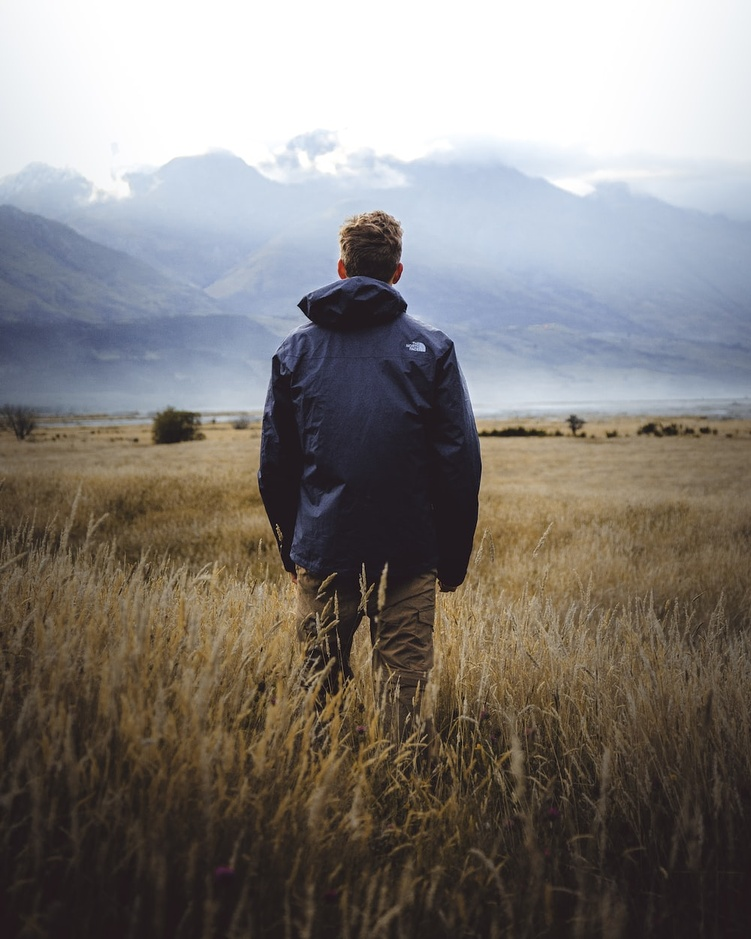
#> input picture NumPy/person.jpeg, 751 x 939 px, shrunk from 1000 x 1250 before the run
$ jupyter execute --allow-errors NumPy1.ipynb
#> lines starting #> are read from the running program, lines starting #| are printed output that depends on the picture; long printed decimals are rounded
[cell 1]
import numpy as np
a= np.zeros(3)
a
type(a[0])

[cell 2]
type(a)

[cell 3]
z = np.zeros(10)
z

[cell 4]
z.shape

[cell 5]
z.shape = (10,1)
z

[cell 6]
z= np.ones(10)
z

[cell 7]
z=np.empty(3)
z

[cell 8]
z=np.linspace(2,10,5) #range starting end and number of elements
z

[cell 9]
a_list= [1,2,3,4,5,6]
z=np.array([a_list])
z

[cell 10]
bl= [[3,5,7,8,],[1,2,4,8,7]]
#> (the rest of this cell did not finish here and is left out)

[cell 11]
z.shape

[cell 12]
np.random.seed(0)
z1= np.random.randint(10, size=6)
z1

[cell 13]
z1[0]

[cell 14]
z1[0:2]

[cell 15]
z1[-1]

[cell 16]
from skimage import io
photo= io.imread('person.jpeg')
#> photo is the input picture: shape (939, 751, 3); mean R, G, B 130.7, 126, 122.2
type(photo)

[cell 17]
photo.shape
#> Out = (939, 751, 3)

[cell 18]
import matplotlib.pyplot as plt
plt.imshow(photo)

[cell 19]
plt.imshow(photo[::-1])
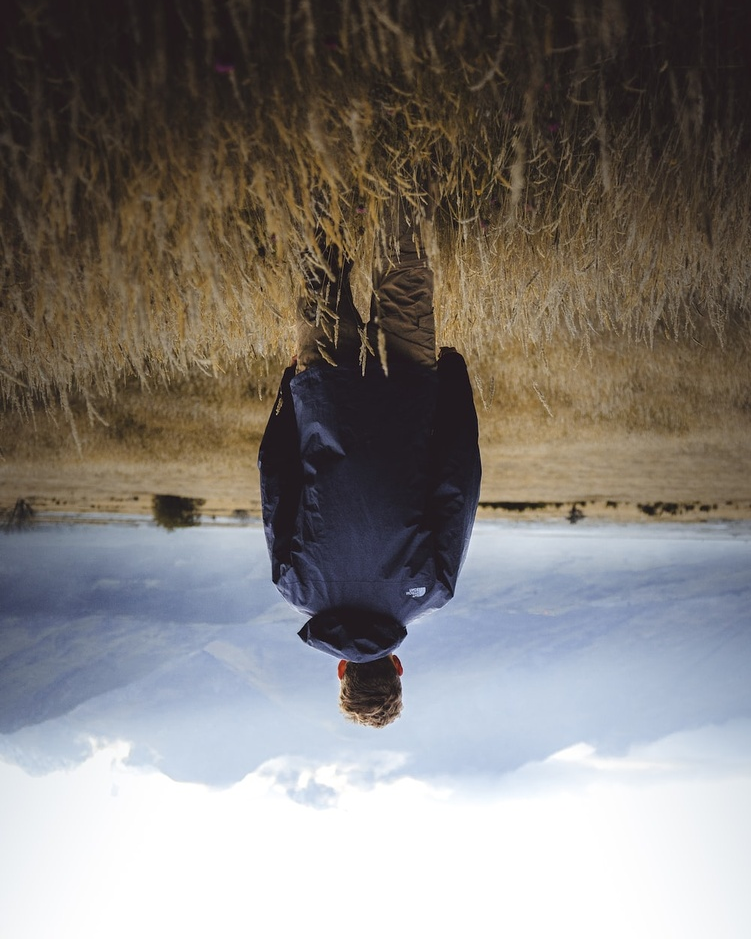
#> shown: shape (939, 751, 3); mean R, G, B 130.7, 126, 122.2

[cell 20]
plt.imshow(photo[:, ::-1])
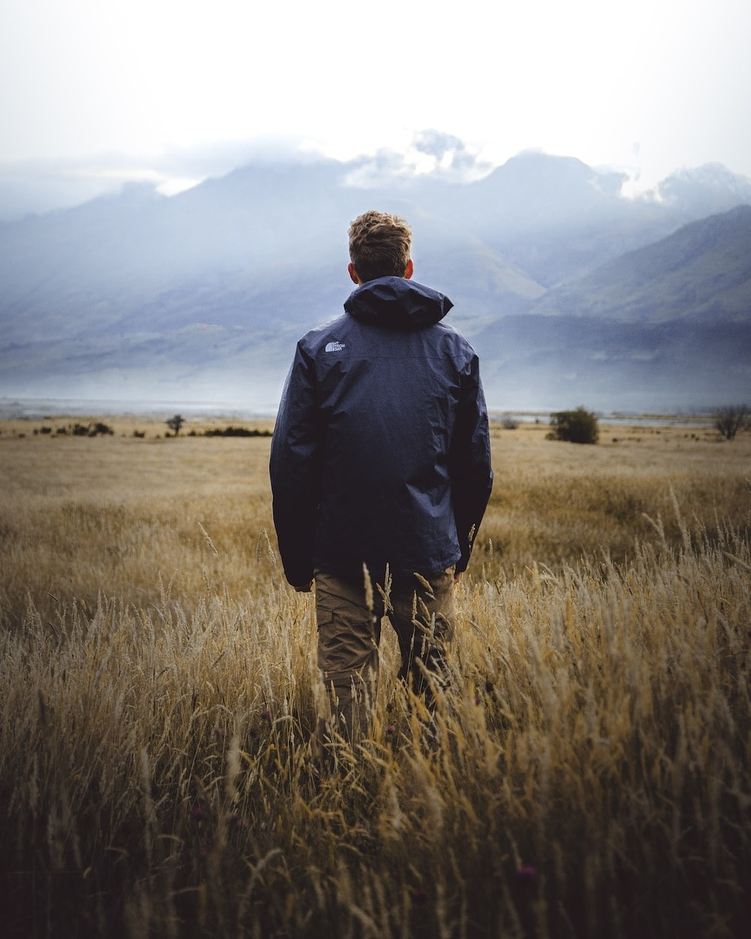
#> shown: shape (939, 751, 3); mean R, G, B 130.7, 126, 122.2

[cell 21]
plt.imshow(photo[50:150, 150:1000])
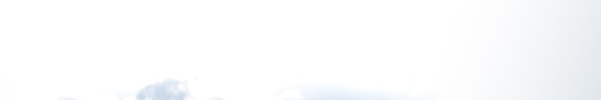
#> shown: shape (100, 601, 3); mean R, G, B 251.4, 252.1, 253

[cell 22]
plt.imshow(photo[::2, ::2])

[cell 23]
photo
photo_sin= np.sin(photo)
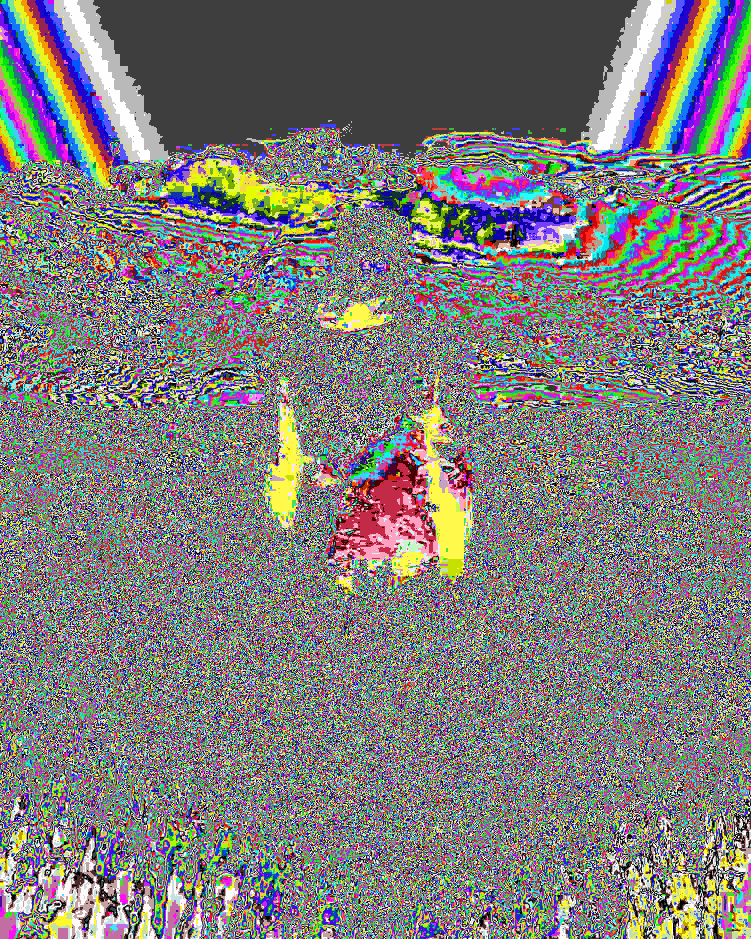
#> photo_sin: shape (939, 751, 3) float16; mean R, G, B -0.0103, -0.028, -0.0345; drawn with min black and max white
photo_sin

[cell 24]
print(np.sum(photo))
#| 267229908
print(np.prod(photo))
#| 0
print(np.mean(photo))
#| 126.316
print(np.max(photo))
#| 255
print(np.var(photo))
#| 6505.731
print(np.min(photo))
#| 0
print(np.argmax(photo))
#| 282

#> (a cell that did not finish here is left out)

[cell 26]
z<3

[cell 27]
photo_masked=np.where(photo> 100, 255, 0)
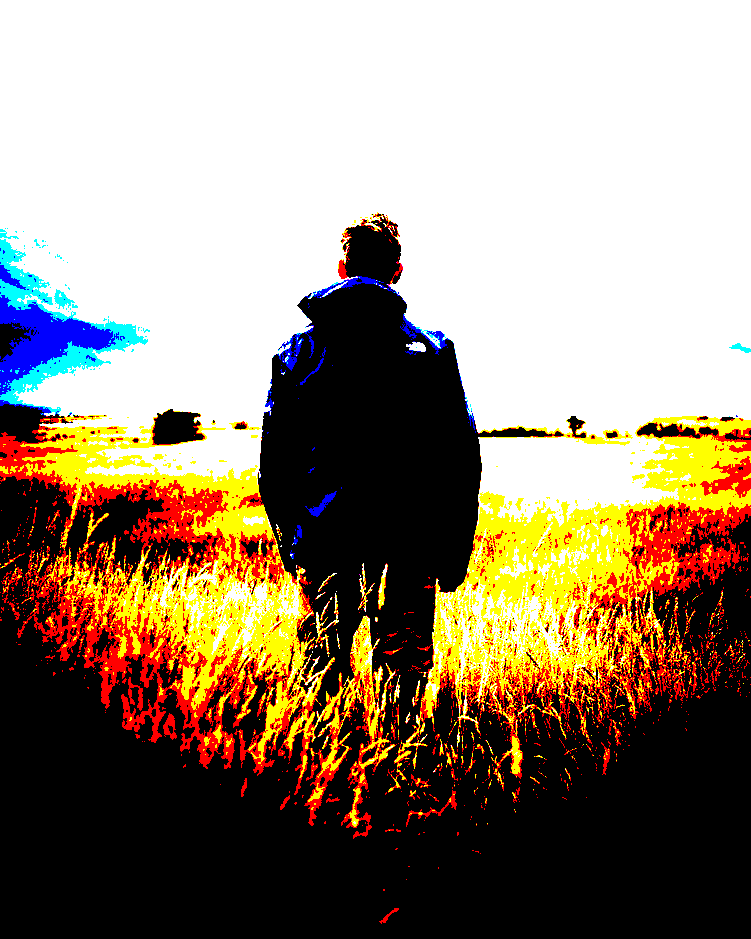
#> photo_masked: shape (939, 751, 3) int64; mean R, G, B 152.5, 136.9, 117.1

[cell 28]
plt.imshow(photo_masked)
